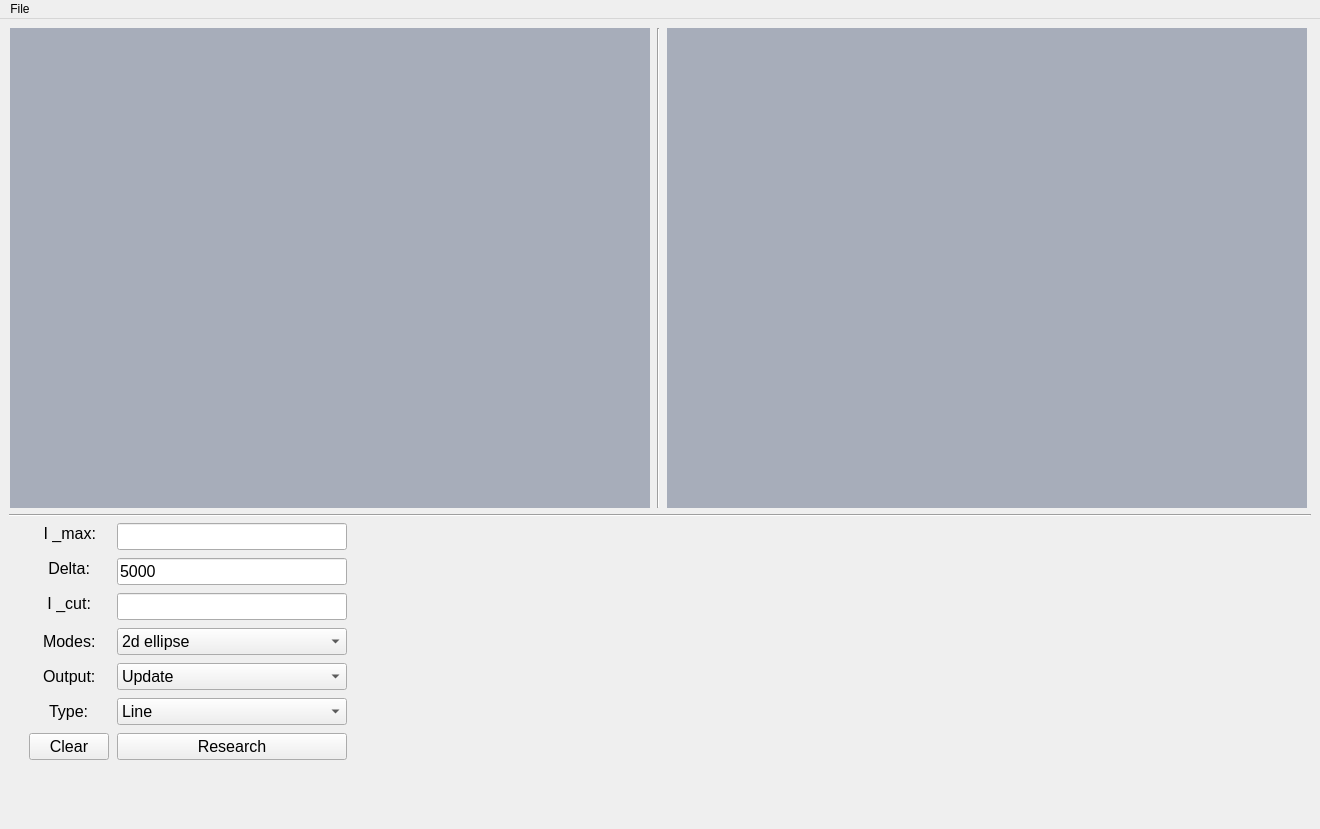
<?xml version="1.0" encoding="UTF-8"?>
<ui version="4.0">
 <class>MainWindow</class>
 <widget class="QMainWindow" name="MainWindow">
  <property name="geometry">
   <rect>
    <x>0</x>
    <y>0</y>
    <width>1320</width>
    <height>829</height>
   </rect>
  </property>
  <property name="windowTitle">
   <string>MainWindow</string>
  </property>
  <property name="styleSheet">
   <string notr="true"/>
  </property>
  <widget class="QWidget" name="centralwidget">
   <property name="styleSheet">
    <string notr="true"/>
   </property>
   <layout class="QVBoxLayout" name="verticalLayout">
    <item>
     <layout class="QHBoxLayout" name="horizontalLayout">
      <item>
       <widget class="QLabel" name="input_image">
        <property name="sizePolicy">
         <sizepolicy hsizetype="Fixed" vsizetype="Fixed">
          <horstretch>0</horstretch>
          <verstretch>0</verstretch>
         </sizepolicy>
        </property>
        <property name="minimumSize">
         <size>
          <width>640</width>
          <height>480</height>
         </size>
        </property>
        <property name="font">
         <font>
          <pointsize>12</pointsize>
         </font>
        </property>
        <property name="styleSheet">
         <string notr="true">background-color: rgb(167, 173, 186);</string>
        </property>
        <property name="text">
         <string/>
        </property>
       </widget>
      </item>
      <item>
       <widget class="Line" name="line">
        <property name="styleSheet">
         <string notr="true"/>
        </property>
        <property name="orientation">
         <enum>Qt::Vertical</enum>
        </property>
       </widget>
      </item>
      <item>
       <widget class="QLabel" name="output_image">
        <property name="sizePolicy">
         <sizepolicy hsizetype="Fixed" vsizetype="Fixed">
          <horstretch>0</horstretch>
          <verstretch>0</verstretch>
         </sizepolicy>
        </property>
        <property name="minimumSize">
         <size>
          <width>640</width>
          <height>480</height>
         </size>
        </property>
        <property name="font">
         <font>
          <pointsize>12</pointsize>
         </font>
        </property>
        <property name="styleSheet">
         <string notr="true">background-color: rgb(167, 173, 186);</string>
        </property>
        <property name="text">
         <string/>
        </property>
       </widget>
      </item>
     </layout>
    </item>
    <item>
     <widget class="Line" name="line_2">
      <property name="styleSheet">
       <string notr="true"/>
      </property>
      <property name="orientation">
       <enum>Qt::Horizontal</enum>
      </property>
     </widget>
    </item>
    <item>
     <layout class="QHBoxLayout" name="horizontalLayout_2">
      <item>
       <layout class="QFormLayout" name="formLayout">
        <property name="fieldGrowthPolicy">
         <enum>QFormLayout::AllNonFixedFieldsGrow</enum>
        </property>
        <property name="rowWrapPolicy">
         <enum>QFormLayout::DontWrapRows</enum>
        </property>
        <property name="labelAlignment">
         <set>Qt::AlignCenter</set>
        </property>
        <property name="formAlignment">
         <set>Qt::AlignLeading|Qt::AlignLeft|Qt::AlignTop</set>
        </property>
        <property name="horizontalSpacing">
         <number>8</number>
        </property>
        <property name="verticalSpacing">
         <number>8</number>
        </property>
        <property name="leftMargin">
         <number>20</number>
        </property>
        <property name="rightMargin">
         <number>0</number>
        </property>
        <property name="bottomMargin">
         <number>0</number>
        </property>
        <item row="0" column="0">
         <widget class="QLabel" name="label_max">
          <property name="maximumSize">
           <size>
            <width>60</width>
            <height>20</height>
           </size>
          </property>
          <property name="font">
           <font>
            <pointsize>12</pointsize>
           </font>
          </property>
          <property name="styleSheet">
           <string notr="true"/>
          </property>
          <property name="text">
           <string>I _max:</string>
          </property>
          <property name="alignment">
           <set>Qt::AlignRight|Qt::AlignTrailing|Qt::AlignVCenter</set>
          </property>
         </widget>
        </item>
        <item row="0" column="1">
         <widget class="QLineEdit" name="line_max">
          <property name="sizePolicy">
           <sizepolicy hsizetype="Minimum" vsizetype="Fixed">
            <horstretch>0</horstretch>
            <verstretch>0</verstretch>
           </sizepolicy>
          </property>
          <property name="minimumSize">
           <size>
            <width>120</width>
            <height>20</height>
           </size>
          </property>
          <property name="maximumSize">
           <size>
            <width>230</width>
            <height>16777215</height>
           </size>
          </property>
          <property name="font">
           <font>
            <pointsize>12</pointsize>
           </font>
          </property>
          <property name="styleSheet">
           <string notr="true"/>
          </property>
          <property name="text">
           <string/>
          </property>
         </widget>
        </item>
        <item row="1" column="0">
         <widget class="QLabel" name="label_delta">
          <property name="minimumSize">
           <size>
            <width>0</width>
            <height>0</height>
           </size>
          </property>
          <property name="maximumSize">
           <size>
            <width>60</width>
            <height>20</height>
           </size>
          </property>
          <property name="font">
           <font>
            <pointsize>12</pointsize>
           </font>
          </property>
          <property name="styleSheet">
           <string notr="true"/>
          </property>
          <property name="text">
           <string>Delta:</string>
          </property>
          <property name="alignment">
           <set>Qt::AlignRight|Qt::AlignTrailing|Qt::AlignVCenter</set>
          </property>
         </widget>
        </item>
        <item row="1" column="1">
         <widget class="QLineEdit" name="line_delta">
          <property name="sizePolicy">
           <sizepolicy hsizetype="Minimum" vsizetype="Fixed">
            <horstretch>0</horstretch>
            <verstretch>0</verstretch>
           </sizepolicy>
          </property>
          <property name="minimumSize">
           <size>
            <width>120</width>
            <height>20</height>
           </size>
          </property>
          <property name="maximumSize">
           <size>
            <width>230</width>
            <height>16777215</height>
           </size>
          </property>
          <property name="font">
           <font>
            <pointsize>12</pointsize>
           </font>
          </property>
          <property name="styleSheet">
           <string notr="true"/>
          </property>
          <property name="text">
           <string>5000</string>
          </property>
         </widget>
        </item>
        <item row="2" column="0">
         <widget class="QLabel" name="label_cut">
          <property name="maximumSize">
           <size>
            <width>60</width>
            <height>20</height>
           </size>
          </property>
          <property name="font">
           <font>
            <pointsize>12</pointsize>
           </font>
          </property>
          <property name="styleSheet">
           <string notr="true"/>
          </property>
          <property name="text">
           <string>I _cut:</string>
          </property>
          <property name="alignment">
           <set>Qt::AlignRight|Qt::AlignTrailing|Qt::AlignVCenter</set>
          </property>
         </widget>
        </item>
        <item row="3" column="0">
         <widget class="QLabel" name="label_modes">
          <property name="font">
           <font>
            <pointsize>12</pointsize>
           </font>
          </property>
          <property name="text">
           <string>Modes:</string>
          </property>
         </widget>
        </item>
        <item row="3" column="1">
         <widget class="QComboBox" name="combo_modes">
          <property name="minimumSize">
           <size>
            <width>0</width>
            <height>20</height>
           </size>
          </property>
          <property name="maximumSize">
           <size>
            <width>230</width>
            <height>16777215</height>
           </size>
          </property>
          <property name="font">
           <font>
            <pointsize>12</pointsize>
           </font>
          </property>
          <property name="styleSheet">
           <string notr="true"/>
          </property>
          <item>
           <property name="text">
            <string>2d ellipse</string>
           </property>
          </item>
          <item>
           <property name="text">
            <string>3d plot</string>
           </property>
          </item>
         </widget>
        </item>
        <item row="4" column="0">
         <widget class="QLabel" name="label_output">
          <property name="font">
           <font>
            <pointsize>12</pointsize>
           </font>
          </property>
          <property name="text">
           <string>Output:</string>
          </property>
         </widget>
        </item>
        <item row="4" column="1">
         <widget class="QComboBox" name="combo_update">
          <property name="minimumSize">
           <size>
            <width>0</width>
            <height>20</height>
           </size>
          </property>
          <property name="maximumSize">
           <size>
            <width>230</width>
            <height>16777215</height>
           </size>
          </property>
          <property name="font">
           <font>
            <pointsize>12</pointsize>
           </font>
          </property>
          <item>
           <property name="text">
            <string>Update</string>
           </property>
          </item>
          <item>
           <property name="text">
            <string>Add</string>
           </property>
          </item>
         </widget>
        </item>
        <item row="5" column="0">
         <widget class="QLabel" name="label_type">
          <property name="font">
           <font>
            <pointsize>12</pointsize>
           </font>
          </property>
          <property name="text">
           <string>Type:</string>
          </property>
         </widget>
        </item>
        <item row="5" column="1">
         <widget class="QComboBox" name="combo_points">
          <property name="minimumSize">
           <size>
            <width>0</width>
            <height>20</height>
           </size>
          </property>
          <property name="maximumSize">
           <size>
            <width>230</width>
            <height>16777215</height>
           </size>
          </property>
          <property name="font">
           <font>
            <pointsize>12</pointsize>
           </font>
          </property>
          <item>
           <property name="text">
            <string>Line</string>
           </property>
          </item>
          <item>
           <property name="text">
            <string>Line + Points</string>
           </property>
          </item>
         </widget>
        </item>
        <item row="6" column="0">
         <widget class="QPushButton" name="clear_btn">
          <property name="maximumSize">
           <size>
            <width>230</width>
            <height>30</height>
           </size>
          </property>
          <property name="font">
           <font>
            <pointsize>12</pointsize>
           </font>
          </property>
          <property name="text">
           <string>Clear</string>
          </property>
         </widget>
        </item>
        <item row="6" column="1">
         <widget class="QPushButton" name="analise_btn">
          <property name="sizePolicy">
           <sizepolicy hsizetype="Fixed" vsizetype="Fixed">
            <horstretch>0</horstretch>
            <verstretch>0</verstretch>
           </sizepolicy>
          </property>
          <property name="minimumSize">
           <size>
            <width>120</width>
            <height>0</height>
           </size>
          </property>
          <property name="maximumSize">
           <size>
            <width>230</width>
            <height>30</height>
           </size>
          </property>
          <property name="font">
           <font>
            <pointsize>12</pointsize>
           </font>
          </property>
          <property name="styleSheet">
           <string notr="true"/>
          </property>
          <property name="text">
           <string>Research</string>
          </property>
          <property name="autoDefault">
           <bool>false</bool>
          </property>
          <property name="default">
           <bool>false</bool>
          </property>
          <property name="flat">
           <bool>false</bool>
          </property>
         </widget>
        </item>
        <item row="2" column="1">
         <widget class="QLineEdit" name="line_cut">
          <property name="sizePolicy">
           <sizepolicy hsizetype="Minimum" vsizetype="Fixed">
            <horstretch>0</horstretch>
            <verstretch>0</verstretch>
           </sizepolicy>
          </property>
          <property name="minimumSize">
           <size>
            <width>120</width>
            <height>20</height>
           </size>
          </property>
          <property name="maximumSize">
           <size>
            <width>230</width>
            <height>16777215</height>
           </size>
          </property>
          <property name="font">
           <font>
            <pointsize>12</pointsize>
           </font>
          </property>
          <property name="styleSheet">
           <string notr="true"/>
          </property>
          <property name="text">
           <string/>
          </property>
         </widget>
        </item>
       </layout>
      </item>
      <item>
       <widget class="QLabel" name="output_info">
        <property name="font">
         <font>
          <pointsize>12</pointsize>
         </font>
        </property>
        <property name="styleSheet">
         <string notr="true"/>
        </property>
        <property name="text">
         <string/>
        </property>
        <property name="margin">
         <number>20</number>
        </property>
       </widget>
      </item>
      <item>
       <spacer name="horizontalSpacer">
        <property name="orientation">
         <enum>Qt::Horizontal</enum>
        </property>
        <property name="sizeType">
         <enum>QSizePolicy::Fixed</enum>
        </property>
        <property name="sizeHint" stdset="0">
         <size>
          <width>550</width>
          <height>20</height>
         </size>
        </property>
       </spacer>
      </item>
     </layout>
    </item>
   </layout>
  </widget>
  <widget class="QMenuBar" name="menubar">
   <property name="geometry">
    <rect>
     <x>0</x>
     <y>0</y>
     <width>1320</width>
     <height>21</height>
    </rect>
   </property>
   <widget class="QMenu" name="menuFile">
    <property name="title">
     <string>File</string>
    </property>
    <addaction name="actionOpen"/>
    <addaction name="actionSave_as"/>
    <addaction name="separator"/>
    <addaction name="actionQuit"/>
   </widget>
   <addaction name="menuFile"/>
  </widget>
  <action name="actionOpen">
   <property name="text">
    <string>Open...</string>
   </property>
   <property name="shortcut">
    <string>Ctrl+O</string>
   </property>
  </action>
  <action name="actionSave_as">
   <property name="text">
    <string>Save as...</string>
   </property>
   <property name="shortcut">
    <string>Ctrl+Shift+S</string>
   </property>
  </action>
  <action name="actionQuit">
   <property name="text">
    <string>Quit</string>
   </property>
   <property name="shortcut">
    <string>Ctrl+Q</string>
   </property>
  </action>
 </widget>
 <resources/>
 <connections>
  <connection>
   <sender>actionQuit</sender>
   <signal>triggered()</signal>
   <receiver>MainWindow</receiver>
   <slot>close()</slot>
   <hints>
    <hint type="sourcelabel">
     <x>-1</x>
     <y>-1</y>
    </hint>
    <hint type="destinationlabel">
     <x>659</x>
     <y>359</y>
    </hint>
   </hints>
  </connection>
 </connections>
</ui>
